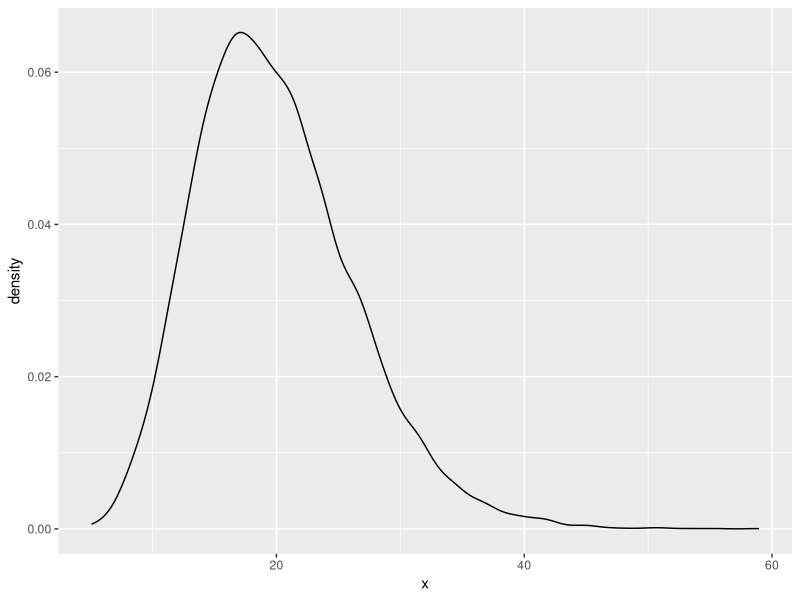
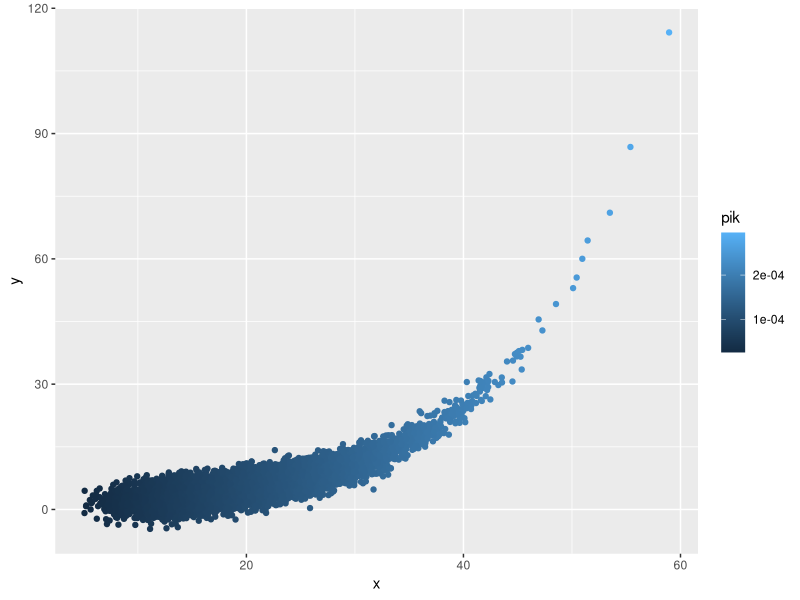
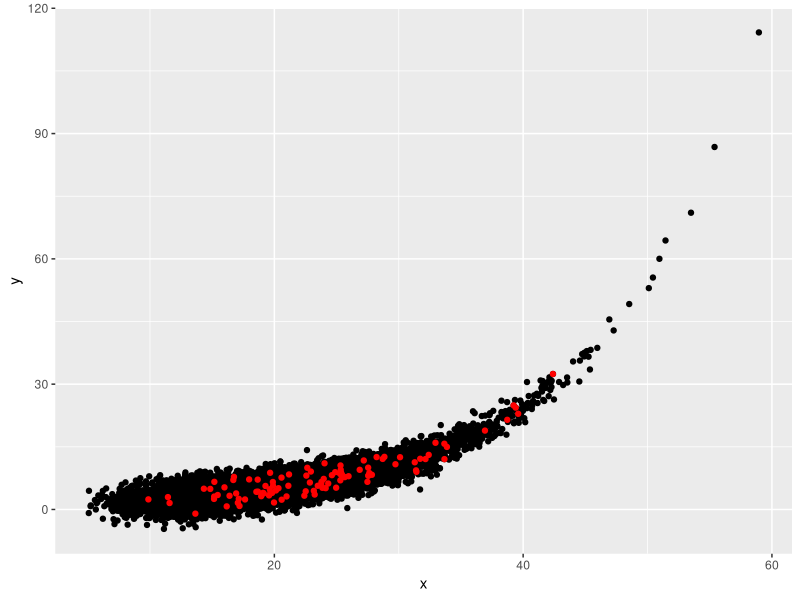
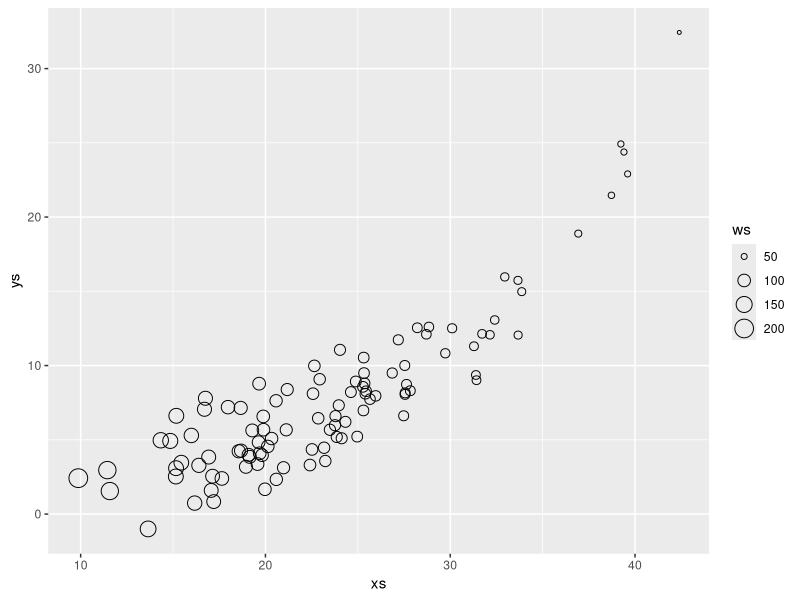

Write the R code that produced these figures, in order. (Note: this script raises an error after producing the figures.)

# simulated example

library(tidyverse)
library(survey)
N <- 10e3

# xplicative: size of the store, asimetric 
x <- rgamma(N, 10, .5) 
ggplot()+geom_density(aes(x=x))

# selection prob: prop to size in x
pik <- x/sum(x)  # ver samplin inclusion prob


# response: sales, affected by x in exponential relationship
y = exp(.08*x) + rnorm(N, sd=2)
#ggplot() + geom_line(aes(x,y))

ggplot() + geom_point( aes(x,y, color=pik) )


# take a sample with un-uqual probability
n <- 100 
idx <- sample(1:N, size=n, prob=pik) 

pop <- data.frame( y, x ) |>  mutate(smp = row_number() %in% idx)

dd <- data.frame(ys=y, xs=x, ws= (1/pik)/n , fpc = n/N) |> slice(idx) 

ggplot() + 
  geom_point(data=pop, aes(x,y)) + 
  geom_point(data=dd, aes(xs, ys), color='red')



# set up design and get esitimates 
? svydesign
des <- svydesign(ids=~1, weights = ~ws , data = dd, fpc= ~fpc) 

# Estimate ty 
svytotal(~ys, des)
svymean(~ys, des)

mean( dd$ys ) # biased estimate 
mean(y) # true mean

ggplot(dd) + geom_point(aes(xs, ys, size = ws), shape=1 )
ss <- ggplot(dd) + geom_point(aes(xs, ys, alpha = ws)  )

? svyplot

library(patchwork)
pp+ss

ggplot(dd) + geom_point(aes(xs, ys, color=))
